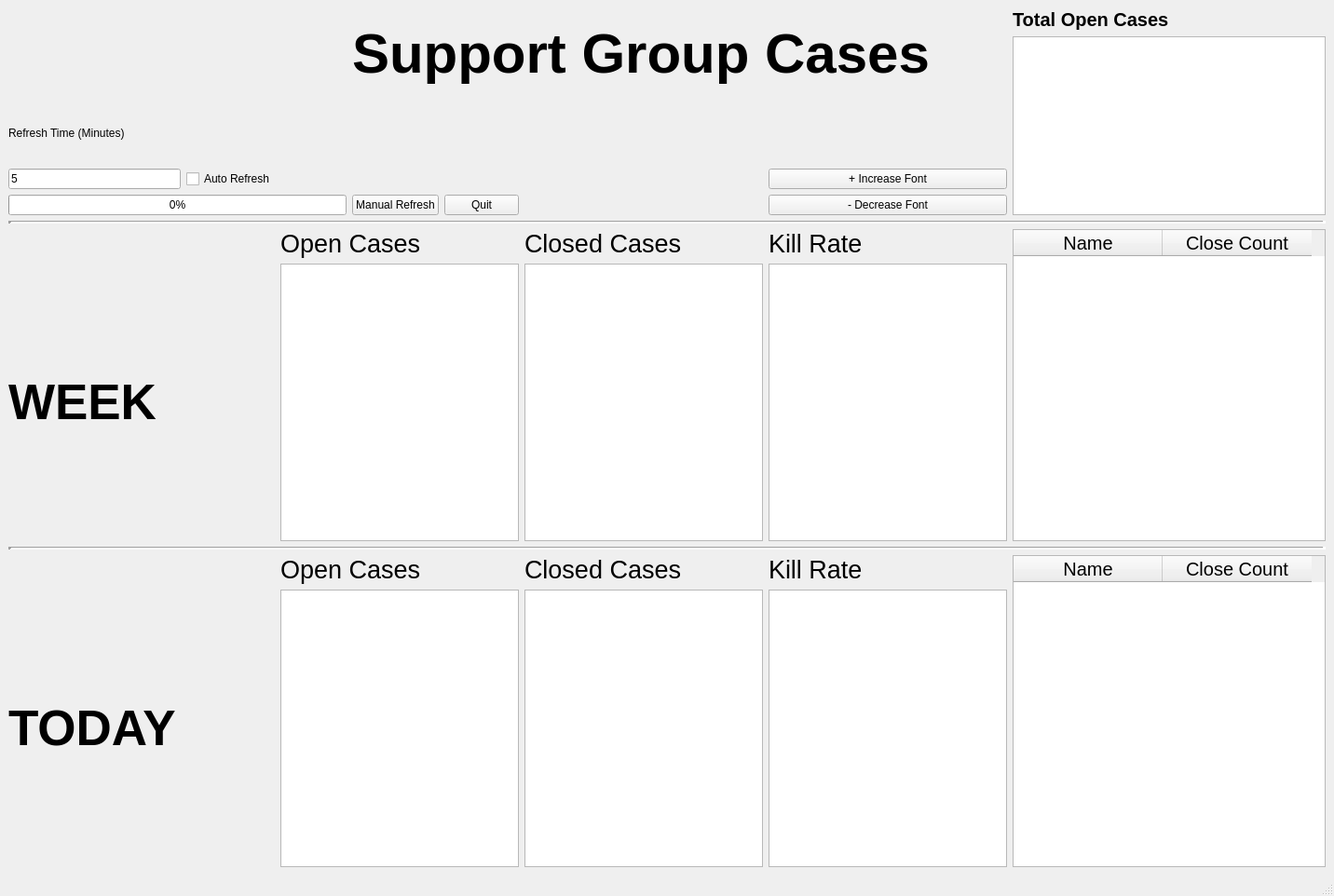
<?xml version="1.0" encoding="UTF-8"?>
<ui version="4.0">
 <class>MainWindow</class>
 <widget class="QMainWindow" name="MainWindow">
  <property name="geometry">
   <rect>
    <x>0</x>
    <y>0</y>
    <width>1432</width>
    <height>962</height>
   </rect>
  </property>
  <property name="windowTitle">
   <string>VTiger CRM Dashboard</string>
  </property>
  <widget class="QWidget" name="centralwidget">
   <layout class="QGridLayout" name="gridLayout_2">
    <item row="3" column="6">
     <widget class="QPushButton" name="plus_push_button">
      <property name="text">
       <string>+ Increase Font</string>
      </property>
     </widget>
    </item>
    <item row="7" column="6">
     <widget class="QPlainTextEdit" name="week_kill_ratio_plainTextEdit">
      <property name="font">
       <font>
        <pointsize>55</pointsize>
        <weight>75</weight>
        <bold>true</bold>
       </font>
      </property>
      <property name="readOnly">
       <bool>true</bool>
      </property>
      <property name="plainText">
       <string/>
      </property>
     </widget>
    </item>
    <item row="5" column="0" colspan="8">
     <widget class="Line" name="line_2">
      <property name="font">
       <font>
        <pointsize>12</pointsize>
        <weight>75</weight>
        <bold>true</bold>
       </font>
      </property>
      <property name="lineWidth">
       <number>4</number>
      </property>
      <property name="orientation">
       <enum>Qt::Horizontal</enum>
      </property>
     </widget>
    </item>
    <item row="4" column="0" colspan="3">
     <widget class="QProgressBar" name="auto_refresh_progressBar">
      <property name="value">
       <number>0</number>
      </property>
     </widget>
    </item>
    <item row="4" column="6">
     <widget class="QPushButton" name="minus_push_button">
      <property name="text">
       <string>- Decrease Font</string>
      </property>
     </widget>
    </item>
    <item row="10" column="0" colspan="2">
     <widget class="QLabel" name="daily_label">
      <property name="font">
       <font>
        <pointsize>40</pointsize>
        <weight>75</weight>
        <bold>true</bold>
       </font>
      </property>
      <property name="text">
       <string>TODAY</string>
      </property>
     </widget>
    </item>
    <item row="9" column="7" rowspan="2">
     <widget class="QTableWidget" name="today_table">
      <property name="font">
       <font>
        <pointsize>15</pointsize>
       </font>
      </property>
      <property name="sizeAdjustPolicy">
       <enum>QAbstractScrollArea::AdjustToContents</enum>
      </property>
      <attribute name="horizontalHeaderDefaultSectionSize">
       <number>160</number>
      </attribute>
      <column>
       <property name="text">
        <string>Name</string>
       </property>
      </column>
      <column>
       <property name="text">
        <string>Close Count</string>
       </property>
      </column>
     </widget>
    </item>
    <item row="6" column="6">
     <widget class="QLabel" name="week_kill_ratio_label">
      <property name="font">
       <font>
        <pointsize>20</pointsize>
       </font>
      </property>
      <property name="text">
       <string>Kill Rate</string>
      </property>
     </widget>
    </item>
    <item row="3" column="1">
     <widget class="QCheckBox" name="auto_refresh_checkBox">
      <property name="text">
       <string>Auto Refresh</string>
      </property>
      <property name="checked">
       <bool>false</bool>
      </property>
     </widget>
    </item>
    <item row="4" column="3">
     <widget class="QPushButton" name="manual_refresh_pushButton">
      <property name="text">
       <string>Manual Refresh</string>
      </property>
     </widget>
    </item>
    <item row="10" column="2" colspan="3">
     <widget class="QPlainTextEdit" name="today_open_cases_plainTextEdit">
      <property name="font">
       <font>
        <pointsize>65</pointsize>
        <weight>75</weight>
        <bold>true</bold>
       </font>
      </property>
      <property name="readOnly">
       <bool>true</bool>
      </property>
     </widget>
    </item>
    <item row="6" column="2" colspan="2">
     <widget class="QLabel" name="week_open_cases_label">
      <property name="font">
       <font>
        <pointsize>20</pointsize>
       </font>
      </property>
      <property name="text">
       <string>Open Cases</string>
      </property>
     </widget>
    </item>
    <item row="7" column="0" colspan="2">
     <widget class="QLabel" name="week_label">
      <property name="font">
       <font>
        <pointsize>40</pointsize>
        <weight>75</weight>
        <bold>true</bold>
       </font>
      </property>
      <property name="text">
       <string>WEEK</string>
      </property>
     </widget>
    </item>
    <item row="3" column="0">
     <widget class="QLineEdit" name="refresh_time_lineEdit">
      <property name="text">
       <string>5</string>
      </property>
     </widget>
    </item>
    <item row="9" column="5">
     <widget class="QLabel" name="daily_closed_cases_label">
      <property name="font">
       <font>
        <pointsize>20</pointsize>
       </font>
      </property>
      <property name="text">
       <string>Closed Cases</string>
      </property>
     </widget>
    </item>
    <item row="4" column="4">
     <widget class="QPushButton" name="quit_pushButton">
      <property name="text">
       <string>Quit</string>
      </property>
     </widget>
    </item>
    <item row="0" column="7">
     <widget class="QLabel" name="total_open_cases_label">
      <property name="font">
       <font>
        <pointsize>15</pointsize>
        <weight>75</weight>
        <bold>true</bold>
       </font>
      </property>
      <property name="text">
       <string>Total Open Cases</string>
      </property>
     </widget>
    </item>
    <item row="10" column="5">
     <widget class="QPlainTextEdit" name="today_closed_cases_plainTextEdit">
      <property name="font">
       <font>
        <pointsize>65</pointsize>
        <weight>75</weight>
        <bold>true</bold>
       </font>
      </property>
      <property name="readOnly">
       <bool>true</bool>
      </property>
     </widget>
    </item>
    <item row="9" column="2" colspan="2">
     <widget class="QLabel" name="daily_open_cases_label">
      <property name="font">
       <font>
        <pointsize>20</pointsize>
       </font>
      </property>
      <property name="text">
       <string>Open Cases</string>
      </property>
     </widget>
    </item>
    <item row="9" column="6">
     <widget class="QLabel" name="daily_kill_ratio_label">
      <property name="font">
       <font>
        <pointsize>20</pointsize>
       </font>
      </property>
      <property name="text">
       <string>Kill Rate</string>
      </property>
     </widget>
    </item>
    <item row="6" column="7" rowspan="2">
     <widget class="QTableWidget" name="week_table">
      <property name="font">
       <font>
        <pointsize>15</pointsize>
       </font>
      </property>
      <property name="sizeAdjustPolicy">
       <enum>QAbstractScrollArea::AdjustToContents</enum>
      </property>
      <attribute name="horizontalHeaderDefaultSectionSize">
       <number>160</number>
      </attribute>
      <column>
       <property name="text">
        <string>Name</string>
       </property>
      </column>
      <column>
       <property name="text">
        <string>Close Count</string>
       </property>
      </column>
     </widget>
    </item>
    <item row="6" column="5">
     <widget class="QLabel" name="week_closed_cases_label">
      <property name="font">
       <font>
        <pointsize>20</pointsize>
       </font>
      </property>
      <property name="text">
       <string>Closed Cases</string>
      </property>
     </widget>
    </item>
    <item row="1" column="7" rowspan="4">
     <widget class="QPlainTextEdit" name="total_open_cases_plainTextEdit">
      <property name="font">
       <font>
        <pointsize>80</pointsize>
        <weight>75</weight>
        <bold>true</bold>
       </font>
      </property>
      <property name="readOnly">
       <bool>true</bool>
      </property>
      <property name="plainText">
       <string/>
      </property>
     </widget>
    </item>
    <item row="7" column="5">
     <widget class="QPlainTextEdit" name="week_closed_cases_plainTextEdit">
      <property name="font">
       <font>
        <pointsize>65</pointsize>
        <weight>75</weight>
        <bold>true</bold>
       </font>
      </property>
      <property name="readOnly">
       <bool>true</bool>
      </property>
      <property name="plainText">
       <string/>
      </property>
     </widget>
    </item>
    <item row="8" column="0" colspan="8">
     <widget class="Line" name="line">
      <property name="font">
       <font>
        <pointsize>12</pointsize>
        <weight>75</weight>
        <bold>true</bold>
       </font>
      </property>
      <property name="lineWidth">
       <number>4</number>
      </property>
      <property name="orientation">
       <enum>Qt::Horizontal</enum>
      </property>
     </widget>
    </item>
    <item row="10" column="6">
     <widget class="QPlainTextEdit" name="today_kill_ratio_plainTextEdit">
      <property name="font">
       <font>
        <pointsize>55</pointsize>
        <weight>75</weight>
        <bold>true</bold>
       </font>
      </property>
      <property name="readOnly">
       <bool>true</bool>
      </property>
     </widget>
    </item>
    <item row="0" column="3" rowspan="2" colspan="4">
     <widget class="QLabel" name="support_group_cases_label">
      <property name="font">
       <font>
        <pointsize>45</pointsize>
        <weight>75</weight>
        <bold>true</bold>
       </font>
      </property>
      <property name="text">
       <string>Support Group Cases</string>
      </property>
     </widget>
    </item>
    <item row="7" column="2" colspan="3">
     <widget class="QPlainTextEdit" name="week_open_cases_plainTextEdit">
      <property name="font">
       <font>
        <pointsize>65</pointsize>
        <weight>75</weight>
        <bold>true</bold>
       </font>
      </property>
      <property name="readOnly">
       <bool>true</bool>
      </property>
      <property name="plainText">
       <string/>
      </property>
     </widget>
    </item>
    <item row="2" column="0" colspan="2">
     <widget class="QLabel" name="label">
      <property name="text">
       <string>Refresh Time (Minutes)</string>
      </property>
     </widget>
    </item>
   </layout>
  </widget>
  <widget class="QMenuBar" name="menubar">
   <property name="geometry">
    <rect>
     <x>0</x>
     <y>0</y>
     <width>1432</width>
     <height>21</height>
    </rect>
   </property>
  </widget>
  <widget class="QStatusBar" name="statusbar"/>
 </widget>
 <resources/>
 <connections/>
</ui>
